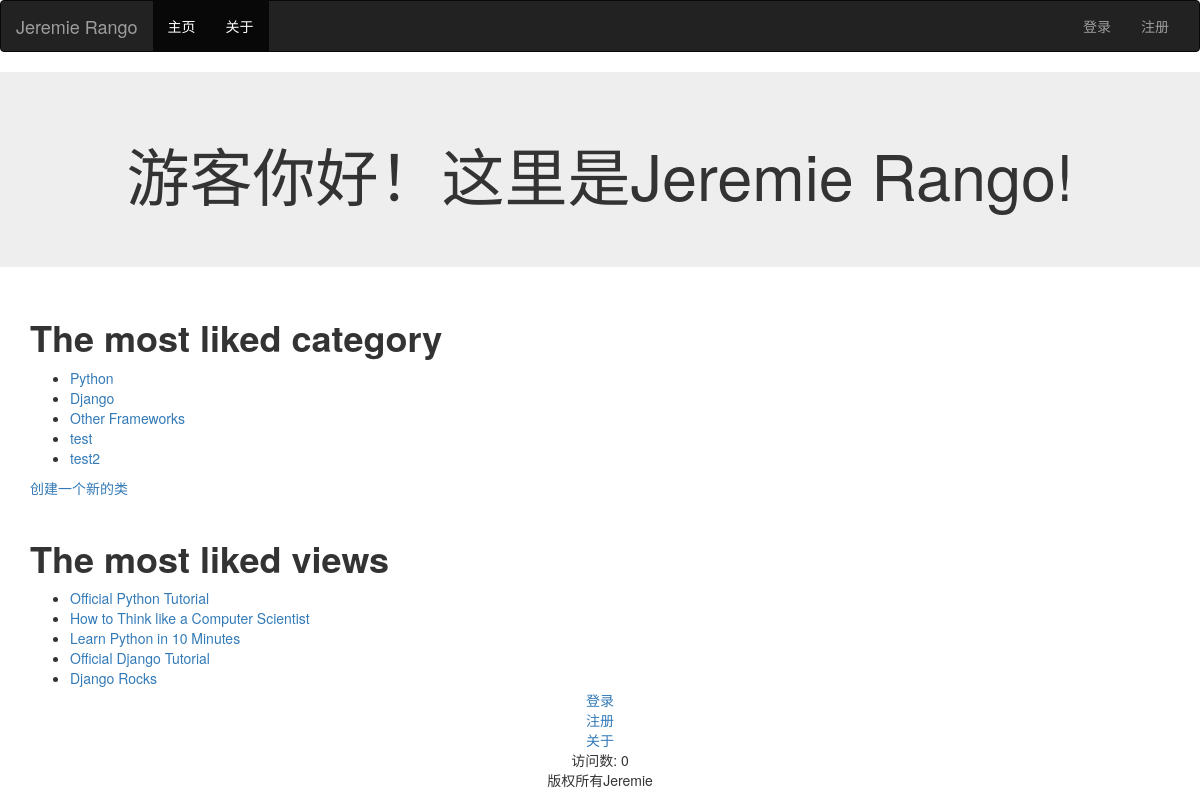
Screenshot of /rango/ with the database file from the repository.
### rango/models.py (models this page shows, shortened)
class Category(models.Model):
    name = models.CharField(max_length=128, unique=True)
    views = models.IntegerField(default=0)
    likes = models.IntegerField(default=0)
    slug = models.SlugField(unique=True)
    class Meta:
        verbose_name_plural = 'Categories'

class Page(models.Model):
    category = models.ForeignKey(Category,on_delete=models.CASCADE)#2.0后需要加on_delete,保证唯一
    title = models.CharField(max_length=128)
    url = models.URLField()
    views = models.IntegerField(default=0)

### rango/views.py (the view)
def index(request):
    category_list = Category.objects.order_by('-likes')[:5]
    page_list = Page.objects.order_by('-views')[:5]
    context_dict = {'categories': category_list, 'pages': page_list}
    visits = request.session.get('visits')
    if not visits:
        visits = 0
    reset_last_visit_time = False
    last_visit = request.session.get('last_visit')
    if last_visit:
        last_visit_time = datetime.datetime.strptime(last_visit[:-7], "%Y-%m-%d %H:%M:%S")
        if (datetime.datetime.now() - last_visit_time).seconds > 0:
            visits += 1
            reset_last_visit_time = True
    else:
        print('last_visit is FALSE')
        reset_last_visit_time = True
    context_dict['visits'] = visits
    request.session['visits'] = visits
    if reset_last_visit_time:
        request.session['last_visit'] = str(datetime.datetime.now())
    response = render(request, 'rango/index.html', context_dict)
    return response

### rango/templates/rango/index.html (shortened to what this page needs)
{% extends 'boot_base.html' %}
{% load staticfiles %}
{% block body_block %}
<html>
<div class="jumbotron p-4">
	<div class="container">
        {% if user.is_authenticated %}
            <h1 class="jumbotron-heading text-center"> {{ user.username }}已登入，这里是Jeremie Rango!</h1>
        {% else %}
            <h1 class="jumbotron-heading text-center">游客你好！这里是Jeremie Rango!</h1>
        {% endif %}
    </div>
</div>
<div class="container">
	<div class="row">
        <div class="col-md-6">
        <div class="card mb-6">
            <div class="card-body">
        {% if categories%}
            {% if pages%}
            <h1><strong>The most liked category</strong></h1>
                <p class="card-text">
            <ul>
                {% for category in categories %}
                    <li><a href="/rango/category/{{ category.slug }}">{{ category.name }}</a></li>
                {% endfor %}
            </ul>
                        <a href="/rango/add_category/">创建一个新的类</a><br/>
                <br/>
            <h1><strong>The most liked views</strong></h1>
            <ul>
                {% for page in pages %}
                    <li><a href="{{page.url}}">{{ page.title }}</a></li>
                {% endfor %}
            </ul>
            {% else %}
                <strong>WTF pages is nothing here!</strong>
            {% endif %}
        {% else %}
            <strong>WTF categories is nothing here!</strong>
        {% endif %}
                </p>
            </div>
       	</div>
        </div>
     </div>
         </div>
<div class="navbar-fixed-bottom navbar-fixed-bottom">
    <div style="text-align:center">
        {% if user.is_authenticated %}
        <a href="/rango/logout/">注销</a><br />
        {% else %}
        <a href="/rango/login/">登录</a><br />
        <a href="/rango/register/">注册</a><br />
        {% endif %}
        <a href="/rango/about/">关于</a><br/>
        <p>
        访问数: {{ visits }}<br/>
            版权所有Jeremie
                </p>
        </div>
    </div>
</div>
</html>
{% endblock %}

### rango/templates/boot_base.html (shortened to what this page needs)
<!DOCTYPE html>
{% load staticfiles %}
<html lang="zh-CN">
  <head>
    <link href="{% static 'bootstrap-3.3.7-dist/css/bootstrap.min.css' %}" rel="stylesheet">
  </head>
  <body>
    <nav class="navbar navbar-inverse">
      <div class="container-fluid">
        <div class="navbar-header">
          <a class="navbar-brand" href="#">Jeremie Rango</a>
        </div>
        <div class="collapse navbar-collapse" id="my-nav">
          <ul class="nav navbar-nav">
            <li class="active"><a href="/rango/">主页</a></li>
          </ul>
          <ul class="nav navbar-nav">
            <li class="active"><a href="/rango/about/">关于</a></li>
          </ul>
          <ul class="nav navbar-nav navbar-right">
            <li><a href="/rango/login/">登录</a></li>
            <li><a href="/rango/register/">注册</a></li>
          </ul>
        </div>
      </div>
    </nav>
    <div>
        {% block body_block %}{% endblock %}
  </body>
</html>

### rows the page displays
Category: name "Python"
Category: name "Django"
Category: name "Other Frameworks"
Category: name "test"
Category: name "test2"
Page: title "Official Python Tutorial"
Page: title "How to Think like a Computer Scientist"
Page: title "Learn Python in 10 Minutes"
Page: title "Official Django Tutorial"
Page: title "Django Rocks"

### other values shown
{{ visits }} "0"
